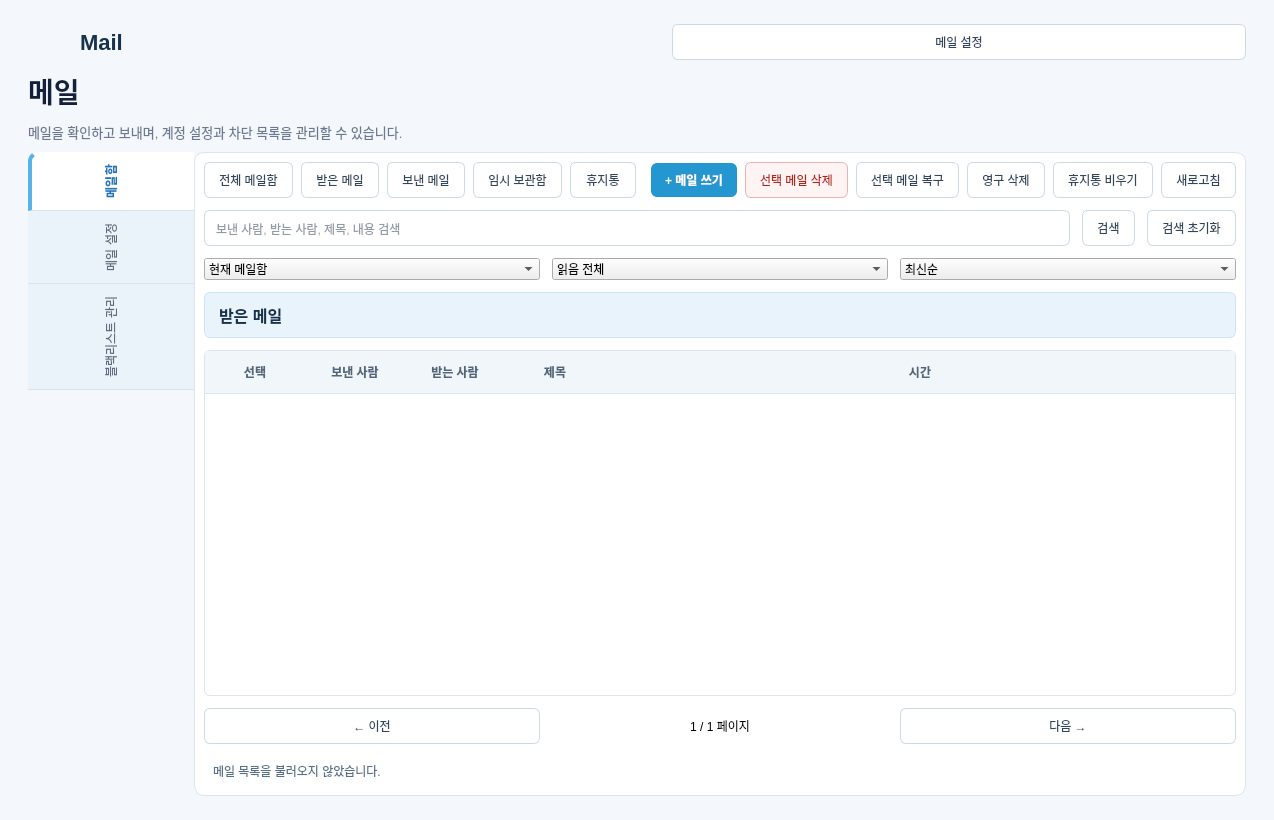
<?xml version="1.0" encoding="UTF-8"?>
<ui version="4.0">
 <class>MailManagementWindow</class>
 <widget class="QMainWindow" name="MailManagementWindow">
 <property name="windowTitle"><string>Jewel Cloud - 메일</string></property>
  <property name="minimumSize"><size><width>1020</width><height>820</height></size></property>
  <property name="styleSheet"><string notr="true">
QMainWindow{background:#f4f7fb;color:#1f2937;font-family:"Segoe UI","Malgun Gothic"}
QLabel#pageTitle{color:#14213d;font-size:28px;font-weight:700}
QLabel#pageSubtitle{color:#6b7a90;font-size:13px}
QLabel#folderTitleLabel{background:#e8f3fb;color:#17324d;border:1px solid #cfe4f2;border-radius:6px;padding:10px;font-size:16px;font-weight:700}
QTabWidget::pane{background:#ffffff;border:1px solid #dce5ee;border-radius:10px}
QTabBar::tab{background:#eaf3f9;color:#5d6b7c;border:0;border-bottom:1px solid #d7e5ef;padding:12px 18px;min-width:130px;text-align:left}
QTabBar::tab:first{border-top-left-radius:9px}
QTabBar::tab:selected{background:#ffffff;color:#1976b9;font-weight:700;border-left:4px solid #56b4e9;padding-left:14px}
QPushButton{background:#ffffff;color:#31465b;border:1px solid #cbd9e5;border-radius:6px;padding:8px 14px;min-height:18px}
QPushButton:hover{background:#edf8fe;border-color:#73bde4}
QPushButton:pressed{background:#d9f0fb}
QPushButton#composeButton,QPushButton#saveSettingsButton,QPushButton#addBlacklistButton{background:#2497d0;color:white;border:0;font-weight:700}
QPushButton#composeButton:hover,QPushButton#saveSettingsButton:hover,QPushButton#addBlacklistButton:hover{background:#147eb4}
QPushButton#deleteMailButton,QPushButton#removeBlacklistButton{background:#fff4f4;color:#b42318;border-color:#efb2b2}
QTableWidget{background:#ffffff;color:#25364a;border:1px solid #dce5ee;border-radius:6px;gridline-color:#edf1f5;alternate-background-color:#f8fbfd;selection-background-color:#d9f0fb;selection-color:#14213d}
QHeaderView::section{background:#f1f6fa;color:#526579;border:0;border-bottom:1px solid #dce5ee;padding:10px;font-weight:700}
QTableWidget::item{padding:6px}
QLineEdit,QTextEdit{background:#ffffff;color:#25364a;border:1px solid #cbd9e5;border-radius:6px;padding:9px}
QLineEdit:focus,QTextEdit:focus{border:2px solid #73bde4;padding:8px}
QGroupBox{background:#ffffff;border:1px solid #dce5ee;border-radius:8px;padding:18px;margin-top:12px;color:#31465b;font-weight:700}
QGroupBox::title{subcontrol-origin:margin;left:14px;padding:0 6px;background:#ffffff}
QCheckBox{color:#31465b;padding:6px}
QLabel#statusLabel,QLabel#settingsStatusLabel,QLabel#blacklistStatusLabel{color:#587086;padding:6px}
   </string></property>
  <widget class="QWidget" name="centralwidget">
   <layout class="QVBoxLayout" name="rootLayout">
    <property name="leftMargin"><number>28</number></property><property name="topMargin"><number>24</number></property><property name="rightMargin"><number>28</number></property><property name="bottomMargin"><number>24</number></property><property name="spacing"><number>10</number></property>
    <item><layout class="QHBoxLayout" name="brandLayout"><property name="spacing"><number>10</number></property><item><widget class="QLabel" name="logoLabel"><property name="minimumSize"><size><width>42</width><height>32</height></size></property><property name="maximumSize"><size><width>42</width><height>32</height></size></property><property name="text"><string/></property><property name="scaledContents"><bool>true</bool></property></widget></item><item><widget class="QLabel" name="brandLabel"><property name="text"><string>Mail</string></property><property name="styleSheet"><string>color:#17324d;font-size:22px;font-weight:700;</string></property></widget></item><item><spacer name="brandSpacer"><property name="orientation"><enum>Qt::Horizontal</enum></property></spacer></item><item><widget class="QPushButton" name="mailSettingsButton"><property name="text"><string>메일 설정</string></property><property name="toolTip"><string>메일 설정과 블랙리스트 관리로 이동</string></property></widget></item></layout></item>
    <item><widget class="QLabel" name="pageTitle"><property name="text"><string>메일</string></property></widget></item>
    <item><widget class="QLabel" name="pageSubtitle"><property name="text"><string>메일을 확인하고 보내며, 계정 설정과 차단 목록을 관리할 수 있습니다.</string></property></widget></item>
    <item><widget class="QTabWidget" name="mainTabs"><property name="tabPosition"><enum>QTabWidget::West</enum></property><property name="currentIndex"><number>0</number></property>
     <widget class="QWidget" name="mailTab"><attribute name="title"><string>메일함</string></attribute><layout class="QVBoxLayout" name="mailLayout"><property name="spacing"><number>12</number></property>
      <item><layout class="QHBoxLayout" name="mailToolbar"><property name="spacing"><number>8</number></property><item><widget class="QPushButton" name="allMailButton"><property name="text"><string>전체 메일함</string></property></widget></item><item><widget class="QPushButton" name="inboxButton"><property name="text"><string>받은 메일</string></property></widget></item><item><widget class="QPushButton" name="sentButton"><property name="text"><string>보낸 메일</string></property></widget></item><item><widget class="QPushButton" name="draftButton"><property name="text"><string>임시 보관함</string></property></widget></item><item><widget class="QPushButton" name="trashButton"><property name="text"><string>휴지통</string></property></widget></item><item><spacer name="toolbarSpacer"><property name="orientation"><enum>Qt::Horizontal</enum></property></spacer></item><item><widget class="QPushButton" name="composeButton"><property name="text"><string>+ 메일 쓰기</string></property></widget></item><item><widget class="QPushButton" name="deleteMailButton"><property name="text"><string>선택 메일 삭제</string></property></widget></item><item><widget class="QPushButton" name="restoreMailButton"><property name="text"><string>선택 메일 복구</string></property></widget></item><item><widget class="QPushButton" name="permanentDeleteMailButton"><property name="text"><string>영구 삭제</string></property></widget></item><item><widget class="QPushButton" name="emptyTrashButton"><property name="text"><string>휴지통 비우기</string></property></widget></item><item><widget class="QPushButton" name="refreshButton"><property name="text"><string>새로고침</string></property></widget></item></layout></item>
      <item><layout class="QHBoxLayout" name="searchLayout"><item><widget class="QLineEdit" name="searchEdit"><property name="placeholderText"><string>보낸 사람, 받는 사람, 제목, 내용 검색</string></property></widget></item><item><widget class="QPushButton" name="searchButton"><property name="text"><string>검색</string></property></widget></item><item><widget class="QPushButton" name="clearSearchButton"><property name="text"><string>검색 초기화</string></property></widget></item></layout></item>
      <item><layout class="QHBoxLayout" name="advancedSearchLayout"><item><widget class="QComboBox" name="searchFolderCombo"><item><property name="text"><string>현재 메일함</string></property><property name="userData"><string>current</string></property></item><item><property name="text"><string>전체 메일함</string></property><property name="userData"><string>all</string></property></item><item><property name="text"><string>받은 메일</string></property><property name="userData"><string>inbox</string></property></item><item><property name="text"><string>보낸 메일</string></property><property name="userData"><string>sent</string></property></item><item><property name="text"><string>임시 보관함</string></property><property name="userData"><string>drafts</string></property></item><item><property name="text"><string>휴지통</string></property><property name="userData"><string>trash</string></property></item></widget></item><item><widget class="QComboBox" name="readFilterCombo"><item><property name="text"><string>읽음 전체</string></property><property name="userData"><string>all</string></property></item><item><property name="text"><string>읽은 메일</string></property><property name="userData"><string>read</string></property></item><item><property name="text"><string>안 읽은 메일</string></property><property name="userData"><string>unread</string></property></item></widget></item><item><widget class="QComboBox" name="sortCombo"><item><property name="text"><string>최신순</string></property><property name="userData"><string>newest</string></property></item><item><property name="text"><string>오래된순</string></property><property name="userData"><string>oldest</string></property></item><item><property name="text"><string>제목 오름차순</string></property><property name="userData"><string>subject_asc</string></property></item><item><property name="text"><string>제목 내림차순</string></property><property name="userData"><string>subject_desc</string></property></item></widget></item></layout></item>
      <item><widget class="QLabel" name="folderTitleLabel"><property name="text"><string>받은 메일</string></property></widget></item>
      <item><widget class="QTableWidget" name="mailTable"><property name="columnCount"><number>5</number></property><property name="rowCount"><number>0</number></property><property name="alternatingRowColors"><bool>true</bool></property><property name="selectionBehavior"><enum>QAbstractItemView::SelectRows</enum></property><property name="selectionMode"><enum>QAbstractItemView::SingleSelection</enum></property><property name="editTriggers"><set>QAbstractItemView::NoEditTriggers</set></property><attribute name="horizontalHeaderStretchLastSection"><bool>true</bool></attribute><column><property name="text"><string>선택</string></property></column><column><property name="text"><string>보낸 사람</string></property></column><column><property name="text"><string>받는 사람</string></property></column><column><property name="text"><string>제목</string></property></column><column><property name="text"><string>시간</string></property></column></widget></item>
      <item><layout class="QHBoxLayout" name="paginationLayout"><item><widget class="QPushButton" name="previousPageButton"><property name="text"><string>← 이전</string></property></widget></item><item><widget class="QLabel" name="pageLabel"><property name="text"><string>1 / 1 페이지</string></property><property name="alignment"><set>Qt::AlignCenter</set></property></widget></item><item><widget class="QPushButton" name="nextPageButton"><property name="text"><string>다음 →</string></property></widget></item></layout></item>
      <item><widget class="QLabel" name="statusLabel"><property name="text"><string>메일 목록을 불러오지 않았습니다.</string></property></widget></item>
     </layout></widget>
     <widget class="QWidget" name="settingsTab"><attribute name="title"><string>메일 설정</string></attribute><layout class="QVBoxLayout" name="settingsLayout"><property name="spacing"><number>14</number></property>
       <item><widget class="QGroupBox" name="settingsCard"><property name="title"><string>메일 내용 자동 맞춤 설정</string></property><layout class="QFormLayout" name="settingsForm"><property name="horizontalSpacing"><number>24</number></property><property name="verticalSpacing"><number>16</number></property><item row="0" column="0"><widget class="QLabel" name="defaultSenderLabel"><property name="text"><string>기본 발신 이메일</string></property></widget></item><item row="0" column="1"><widget class="QLineEdit" name="defaultSenderEdit"><property name="placeholderText"><string>예: user@jewel.cloud</string></property></widget></item><item row="1" column="0"><widget class="QLabel" name="autoFitCharsLabel"><property name="text"><string>자동 맞춤 글자 수</string></property></widget></item><item row="1" column="1"><widget class="QLineEdit" name="autoFitCharsEdit"><property name="placeholderText"><string>예: 100</string></property></widget></item><item row="2" column="0"><widget class="QLabel" name="autoFitSentenceLabel"><property name="text"><string>자동 맞춤 문장</string></property></widget></item><item row="2" column="1"><widget class="QLineEdit" name="autoFitSentenceEdit"><property name="placeholderText"><string>자동으로 입력할 문장</string></property></widget></item><item row="3" column="0"><widget class="QLabel" name="prefixLabel"><property name="text"><string>메일 앞 기본 문구</string></property></widget></item><item row="3" column="1"><widget class="QLineEdit" name="prefixEdit"><property name="placeholderText"><string>메일 앞에 자동으로 입력할 문구</string></property></widget></item><item row="4" column="0"><widget class="QLabel" name="suffixLabel"><property name="text"><string>메일 뒤 기본 문구</string></property></widget></item><item row="4" column="1"><widget class="QLineEdit" name="suffixEdit"><property name="placeholderText"><string>메일 뒤에 자동으로 입력할 문구</string></property></widget></item><item row="5" column="0"><widget class="QLabel" name="downloadPathLabel"><property name="text"><string>다운로드 위치</string></property></widget></item><item row="5" column="1"><widget class="QLineEdit" name="downloadPathEdit"><property name="placeholderText"><string>기본 파일 다운로드 폴더</string></property></widget></item><item row="6" column="0"><widget class="QLabel" name="trashRetentionLabel"><property name="text"><string>휴지통 보관 기간(일)</string></property></widget></item><item row="6" column="1"><widget class="QLineEdit" name="trashRetentionEdit"><property name="placeholderText"><string>기본값 30일</string></property></widget></item><item row="7" column="1"><widget class="QCheckBox" name="autoFitCheck"><property name="text"><string>메일 내용 자동 맞춤 사용</string></property><property name="checked"><bool>true</bool></property></widget></item></layout></widget></item>
      <item><spacer name="settingsSpacer"><property name="orientation"><enum>Qt::Vertical</enum></property></spacer></item><item><widget class="QPushButton" name="saveSettingsButton"><property name="text"><string>설정 저장</string></property></widget></item><item><widget class="QLabel" name="settingsStatusLabel"><property name="text"><string>설정을 불러오지 않았습니다.</string></property></widget></item>
     </layout></widget>
      <widget class="QWidget" name="blacklistTab"><attribute name="title"><string>블랙리스트 관리</string></attribute><layout class="QVBoxLayout" name="blacklistLayout"><property name="spacing"><number>12</number></property>
      <item><widget class="QLabel" name="blacklistHelpLabel"><property name="text"><string>차단한 사용자의 메일 수신과 메시지 전달을 관리합니다.</string></property></widget></item><item><layout class="QHBoxLayout" name="blacklistAddLayout"><property name="spacing"><number>8</number></property><item><widget class="QLineEdit" name="blacklistEmailEdit"><property name="placeholderText"><string>차단할 사용자 이메일을 입력하세요</string></property></widget></item><item><widget class="QPushButton" name="addBlacklistButton"><property name="text"><string>+ 사용자 추가</string></property></widget></item></layout></item><item><widget class="QTableWidget" name="blacklistTable"><property name="columnCount"><number>2</number></property><property name="rowCount"><number>0</number></property><property name="alternatingRowColors"><bool>true</bool></property><property name="selectionBehavior"><enum>QAbstractItemView::SelectRows</enum></property><property name="selectionMode"><enum>QAbstractItemView::SingleSelection</enum></property><property name="editTriggers"><set>QAbstractItemView::NoEditTriggers</set></property><attribute name="horizontalHeaderStretchLastSection"><bool>true</bool></attribute><column><property name="text"><string>이름</string></property></column><column><property name="text"><string>이메일</string></property></column></widget></item><item><widget class="QPushButton" name="removeBlacklistButton"><property name="text"><string>선택 사용자 차단 해제</string></property></widget></item><item><widget class="QLabel" name="blacklistStatusLabel"><property name="text"><string>블랙리스트를 불러오지 않았습니다.</string></property></widget></item>
     </layout></widget>
    </widget></item>
   </layout>
  </widget>
 </widget>
 <resources/><connections/>
</ui>
